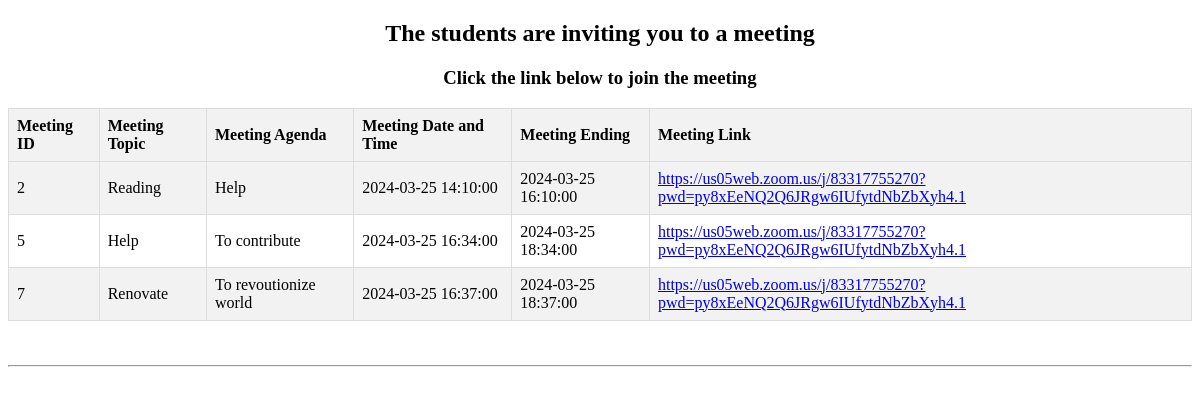
/teacher_invitation.php, run on the app's committed database.
### tables this page shows
CREATE TABLE `zoom_meetings` (
  `zoom_meeting_id` int(11) NOT NULL,
  `meeting_topic` varchar(255) NOT NULL,
  `meeting_agenda` text DEFAULT NULL,
  `meeting_date_and_time` datetime DEFAULT NULL,
  `meeting_link` varchar(255) DEFAULT NULL,
  `invitees` enum('students','teachers','teachers_students') NOT NULL DEFAULT 'students'
);

### teacher_invitation.php (the view, shortened to what this page needs)
<!DOCTYPE html>
<html lang="en">
<head>
</head>
<body>
<?php
$servername = "localhost";
$username = "root";
$password = "";
$database = "smart_revision";
$conn = mysqli_connect($servername, $username, $password, $database);
$sql = "SELECT zoom_meeting_id, meeting_topic, meeting_agenda, meeting_date_and_time, meeting_link,
               DATE_ADD(meeting_date_and_time, INTERVAL 2 HOUR) AS meeting_ending
        FROM zoom_meetings
        WHERE invitees IN ('teachers', 'teachers_students')";
$result = mysqli_query($conn, $sql);
echo "<h2 style='text-align:center;'>The students are inviting you to a meeting</h2>";
echo "<h3 style='text-align:center;'>Click the link below to join the meeting</h3>";
if (mysqli_num_rows($result) > 0) {
     echo "<table class='invitation-table'>";
     echo "<tr><th>Meeting ID</th><th>Meeting Topic</th><th>Meeting Agenda</th><th>Meeting Date and Time</th><th>Meeting Ending</th><th>Meeting Link</th></tr>";
     while ($row = mysqli_fetch_assoc($result)) {
         echo "<tr>";
         echo "<td>" . $row["zoom_meeting_id"] . "</td>";
         echo "<td>" . $row["meeting_topic"] . "</td>";
         echo "<td>" . $row["meeting_agenda"] . "</td>";
         echo "<td>" . $row["meeting_date_and_time"] . "</td>";
         echo "<td>" . $row["meeting_ending"] . "</td>";
         echo "<td><a href='" . $row["meeting_link"] . "' target='_blank'>" . $row["meeting_link"] . "</a></td>";
         echo "</tr>";
     }
     echo "</table>";
     echo "<hr>";
    }
 else {
    echo "No invitations found.";
}
?>
</body>
</html>

### teacher_invitation.php (style rules this page uses)
.invitation-table { width: 100%; border-collapse: collapse; }
.invitation-table th, .invitation-table td { padding: 8px; text-align: left; border: 1px solid #ddd; }
.invitation-table th { background-color: #f2f2f2; font-weight: bold; }
.invitation-table tr:nth-child(even) { background-color: #f2f2f2; }

### data on the page
zoom_meetings: zoom_meeting_id "2", meeting_topic "Reading", meeting_agenda "Help", meeting_date_and_time "2024-03-25 14:10:00", meeting_ending "2024-03-25 16:10:00", meeting_link "https://us05web.zoom.us/j/83317755270?pwd=py8xEeNQ2Q6JRgw6IUfytdNbZbXyh4.1"
zoom_meetings: zoom_meeting_id "5", meeting_topic "Help", meeting_agenda "To contribute", meeting_date_and_time "2024-03-25 16:34:00", meeting_ending "2024-03-25 18:34:00", meeting_link "https://us05web.zoom.us/j/83317755270?pwd=py8xEeNQ2Q6JRgw6IUfytdNbZbXyh4.1"
zoom_meetings: zoom_meeting_id "7", meeting_topic "Renovate", meeting_agenda "To revoutionize world", meeting_date_and_time "2024-03-25 16:37:00", meeting_ending "2024-03-25 18:37:00", meeting_link "https://us05web.zoom.us/j/83317755270?pwd=py8xEeNQ2Q6JRgw6IUfytdNbZbXyh4.1"
